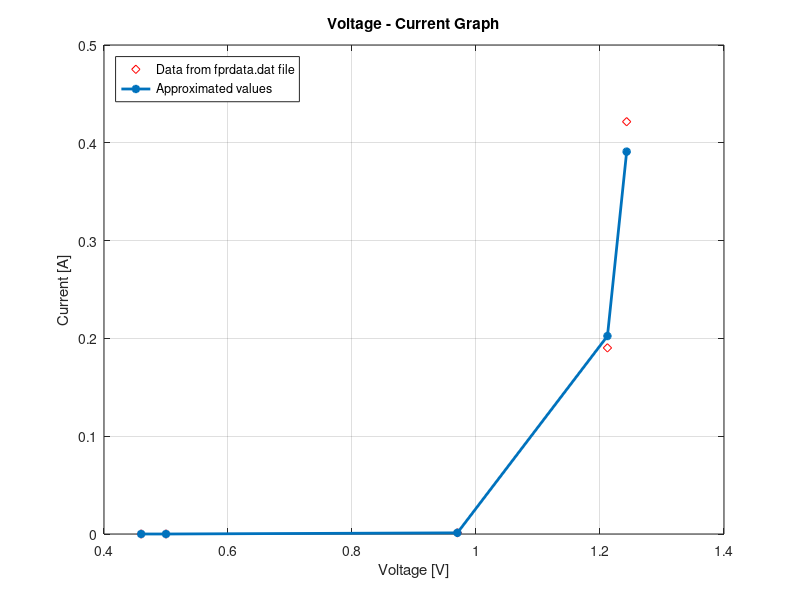
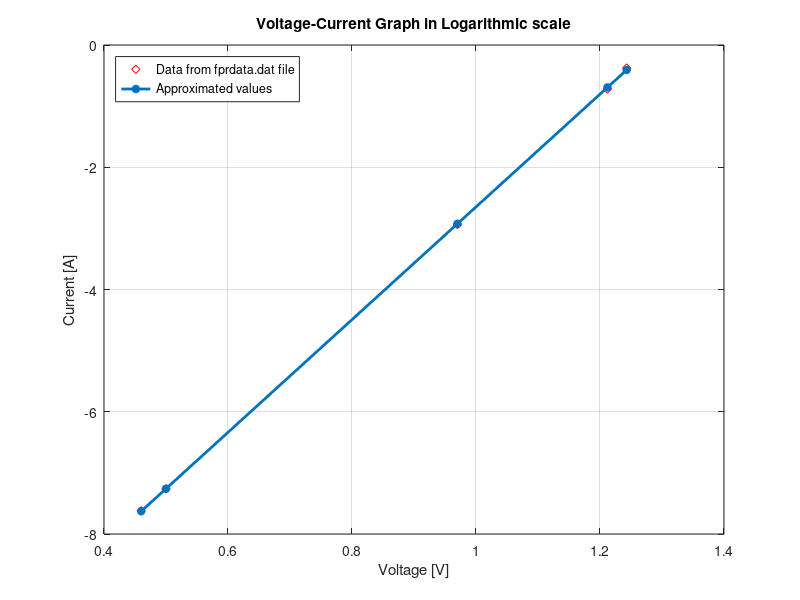
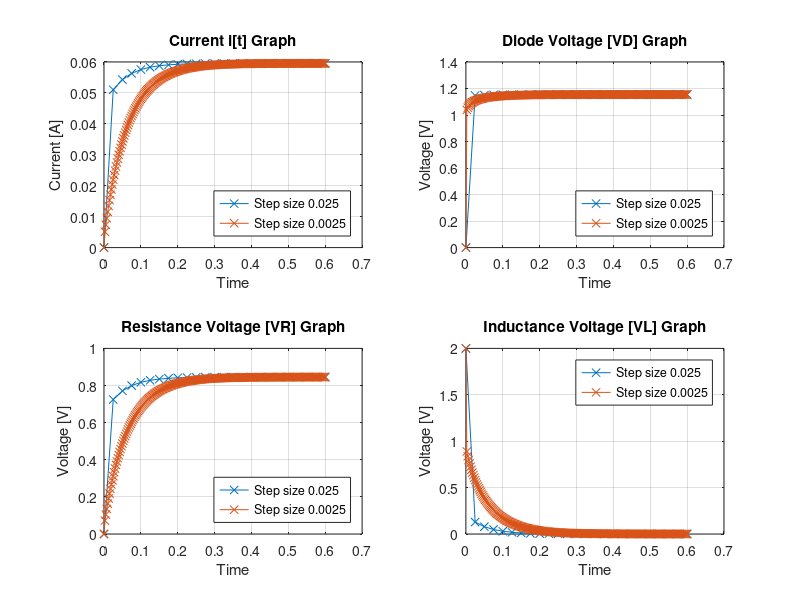

Here is the MATLAB script that generated these plots, in order:
%% Alican Bayındır 200102002087
% MATH 214 - Final Project
% 22.01.2021
clc; clear; close all;
format long;

% Load the data
load fprdata.dat

% Edit the data to be used easily in future operations
voltage_values = fprdata(:, 1)';
current_values = fprdata(:, 2)';

% Constant values given in the project guideline
VS = 2; L = 0.98; R = 14.2;
DELTA_T1 = 0.025; DELTA_T2 = 0.0025; 

% It is required to define the part below since we use it in Euler's Method
% to make for loop run according to STEP_COUNT numbers.
STEP_COUNT = 0:DELTA_T1:0.6;
STEP_COUNT2 = 0:DELTA_T2:0.6;
elsize = length(fprdata);

% The part below iss defined for Euler's Method.
derivative_of_current1(1) = VS/L; derivative_of_current2(1) = VS/L;
current_data1(1) = 0; current_data2(1) = 0;
step_one(1)  =  0; step_two(1) = 0;

VD_one(1) = 0; VD_two(1) = 0;
VR_one(1) = 0; VR_two(1) = 0;
VL_one(1) = VS; VL_two(1) = VS;

% The part below takes the log of the current values that are given
% in the fprdata.dat file.
for i = 1:elsize
    log_of_current(i) = log10(current_values(i));
end

% The following values is needed to find a, b and lnb values.
ln_current = 0; sqrt_current = 0; ln_currents = 0; sum_of_voltages = 0;
for i = 1:elsize
    sum_of_voltages  =  sum_of_voltages + voltage_values(i);
    ln_current  =  ln_current + log(current_values(i));
    sqrt_current  =  sqrt_current + voltage_values(i).^2;
    ln_currents  =  ln_currents + voltage_values(i) * log(current_values(i));
end

% These values will be used to calculate The Exponential form of Least 
% Square Approximation.
a  =  (5 * ln_currents - sum_of_voltages * ln_current) / (5 * sqrt_current - sum_of_voltages.^2);
lnb  =  (sqrt_current * ln_current - ln_currents * sum_of_voltages) / (5 * sqrt_current - sum_of_voltages.^2);
b  =  exp(lnb);

% The part below is the definition of the equation 1.3 in the project
% report in MATLAB platform.
for i = 1:elsize
    current(i) =  b * exp(voltage_values(i) * a);
    function_log(i) =  log10(current(i));
end

% Euler's method's definition when the DELTA_T1 equals 0.025 ms
for i = 2:length(STEP_COUNT)
    current_data1(i) = current_data1(i-1) + DELTA_T1 * derivative_of_current1(i-1);
    VD_one(i) = (log(current_data1(i)) - log(b)) / a;
    derivative_of_current1(i) = (VS - current_data1(i) * R - VD_one(i)) / L;
    step_one(i) = step_one(i-1) + DELTA_T1;
    VR_one(i) =  current_data1(i) * R;
    VL_one(i) = derivative_of_current1(i) * L;
end

% Euler's method's definition when the DELTA_T2 equals 0.0025 ms
for i = 2:length(STEP_COUNT2)
    current_data2(i) = current_data2(i-1) + DELTA_T2 * derivative_of_current2(i-1);
    VD_two(i) = (log(current_data2(i)) - log(b) ) / a;
    derivative_of_current2(i) = (VS - current_data2(i)*R - VD_two(i)) / L;
    step_two(i) = step_two(i-1) + DELTA_T2;
    VR_two(i) = current_data2(i) * R;
    VL_two(i) = derivative_of_current2(i) * L;
end

% Plotting the Current-Voltage graph's values that are given in the fprdata.dat file 
% and the current values that is calculated by using equation (1.3) in the
% report.
figure(1);
plot(voltage_values, current_values, "rd", voltage_values, current, "-*", 'LineWidth', 2);
title('Voltage - Current Graph'); xlabel('Voltage [V]'); ylabel('Current [A]');
legend('Data from fprdata.dat file','Approximated values', 'Location', 'northwest');
grid on;

% Plotting the Log of the current and log of the function with respect to voltage values.
figure(2);
plot(voltage_values, log_of_current, "rd", voltage_values, function_log, "-*", 'LineWidth', 2);
title('Voltage-Current Graph in Logarithmic scale'); xlabel('Voltage [V]'); ylabel('Current [A]');
legend('Data from fprdata.dat file','Approximated values', 'Location', 'northwest');
grid on;

% The subplots below is the plotting part of the Euler's method's values.
figure(3);
subplot(2,2,1);
plot(step_one, current_data1, "-x", step_two, current_data2, "-x");
title('Current i[t] Graph'); xlabel('Time'); ylabel('Current [A]');
legend('Step size 0.025','Step size 0.0025', 'Location', 'southeast');
grid on;

subplot(2,2,2);
plot(step_one, VD_one, "-x", step_two, VD_two, "-x");
title('Diode Voltage [VD] Graph'); xlabel('Time'); ylabel('Voltage [V]');
legend('Step size 0.025','Step size 0.0025', 'Location', 'southeast');
grid on;

subplot(2,2,3);
plot(step_one, VR_one, "-x", step_two, VR_two, "-x");
title('Resistance Voltage [VR] Graph'); xlabel('Time'); ylabel('Voltage [V]');
legend('Step size 0.025','Step size 0.0025', 'Location', 'southeast');
grid on;

subplot(2,2,4);
plot(step_one, VL_one, "-x", step_two, VL_two, "-x");
title('Inductance Voltage [VL] Graph'); xlabel('Time'); ylabel('Voltage [V]');
legend('Step size 0.025','Step size 0.0025');
grid on;